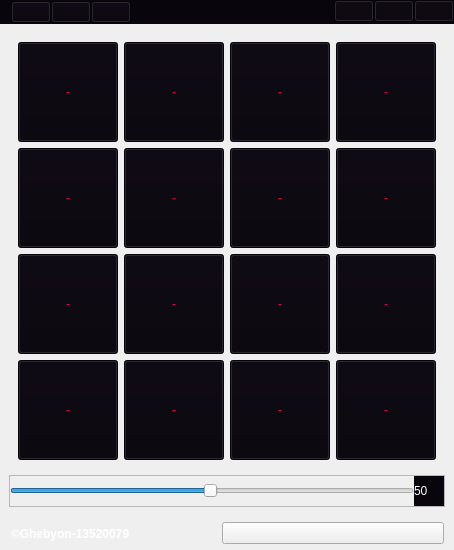
     <widget class="QFrame" name="main">
      <layout class="QVBoxLayout" name="verticalLayout">
       <property name="spacing">
        <number>0</number>
       </property>
       <property name="leftMargin">
        <number>0</number>
       </property>
       <property name="topMargin">
        <number>0</number>
       </property>
       <property name="rightMargin">
        <number>0</number>
       </property>
       <property name="bottomMargin">
        <number>0</number>
       </property>
       <item>
        <widget class="QFrame" name="headerFrame">
         <property name="sizePolicy">
          <sizepolicy hsizetype="Preferred" vsizetype="Preferred">
           <horstretch>0</horstretch>
           <verstretch>0</verstretch>
          </sizepolicy>
         </property>
         <property name="styleSheet">
          <string notr="true">background-color: rgb(9, 5, 13);</string>
         </property>
         <layout class="QHBoxLayout" name="horizontalLayout_2">
          <property name="spacing">
           <number>0</number>
          </property>
          <property name="leftMargin">
           <number>0</number>
          </property>
          <property name="topMargin">
           <number>0</number>
          </property>
          <property name="rightMargin">
           <number>0</number>
          </property>
          <property name="bottomMargin">
           <number>0</number>
          </property>
          <item alignment="Qt::AlignLeft">
           <widget class="QFrame" name="leftHeader">
            <property name="frameShape">
             <enum>QFrame::StyledPanel</enum>
            </property>
            <property name="frameShadow">
             <enum>QFrame::Raised</enum>
            </property>
            <layout class="QHBoxLayout" name="horizontalLayout_7">
             <property name="spacing">
              <number>0</number>
             </property>
             <property name="leftMargin">
              <number>0</number>
             </property>
             <property name="topMargin">
              <number>0</number>
             </property>
             <property name="rightMargin">
              <number>0</number>
             </property>
             <property name="bottomMargin">
              <number>0</number>
             </property>
             <item alignment="Qt::AlignLeft">
              <widget class="QFrame" name="unusedFrame"/>
             </item>
             <item alignment="Qt::AlignTop">
              <widget class="QFrame" name="socmedFrame">
               <layout class="QHBoxLayout" name="horizontalLayout_5">
                <property name="spacing">
                 <number>0</number>
                </property>
                <property name="leftMargin">
                 <number>10</number>
                </property>
                <property name="topMargin">
                 <number>0</number>
                </property>
                <property name="rightMargin">
                 <number>0</number>
                </property>
                <property name="bottomMargin">
                 <number>0</number>
                </property>
                <item>
                 <widget class="QPushButton" name="slideMenuButton">
                  <property name="cursor">
                   <cursorShape>PointingHandCursor</cursorShape>
                  </property>
                  <property name="text">
                   <string/>
                  </property>
                  <property name="icon">
                   <iconset resource="icons.qrc">
                    <normaloff>:/newPrefix/icons/align-left.svg</normaloff>:/newPrefix/icons/align-left.svg</iconset>
                  </property>
                  <property name="iconSize">
                   <size>
                    <width>32</width>
                    <height>32</height>
                   </size>
                  </property>
                 </widget>
                </item>
                <item>
                 <widget class="QPushButton" name="socmediaButton">
                  <property name="cursor">
                   <cursorShape>PointingHandCursor</cursorShape>
                  </property>
                  <property name="text">
                   <string/>
                  </property>
                  <property name="icon">
                   <iconset resource="icons.qrc">
                    <normaloff>:/newPrefix/icons/user.svg</normaloff>:/newPrefix/icons/user.svg</iconset>
                  </property>
                 </widget>
                </item>
                <item>
                 <widget class="QPushButton" name="githubButton">
                  <property name="cursor">
                   <cursorShape>PointingHandCursor</cursorShape>
                  </property>
                  <property name="text">
                   <string/>
                  </property>
                  <property name="icon">
                   <iconset resource="icons.qrc">
                    <normaloff>:/newPrefix/icons/github.svg</normaloff>:/newPrefix/icons/github.svg</iconset>
                  </property>
                 </widget>
                </item>
               </layout>
              </widget>
             </item>
            </layout>
           </widget>
          </item>
          <item alignment="Qt::AlignRight|Qt::AlignTop">
           <widget class="QWidget" name="widget" native="true">
            <layout class="QHBoxLayout" name="horizontalLayout_4" stretch="0,0,0">
             <property name="spacing">
              <number>0</number>
             </property>
             <property name="leftMargin">
              <number>0</number>
             </property>
             <property name="topMargin">
              <number>0</number>
             </property>
             <property name="rightMargin">
              <number>0</number>
             </property>
             <property name="bottomMargin">
              <number>0</number>
             </property>
             <item>
              <widget class="QPushButton" name="minimizeButton">
               <property name="cursor">
                <cursorShape>PointingHandCursor</cursorShape>
               </property>
               <property name="text">
                <string/>
               </property>
               <property name="icon">
                <iconset resource="icons.qrc">
                 <normaloff>:/newPrefix/icons/arrow-down-left.svg</normaloff>:/newPrefix/icons/arrow-down-left.svg</iconset>
               </property>
              </widget>
             </item>
             <item>
              <widget class="QPushButton" name="fullscreenButton">
               <property name="cursor">
                <cursorShape>PointingHandCursor</cursorShape>
               </property>
               <property name="text">
                <string/>
               </property>
               <property name="icon">
                <iconset resource="icons.qrc">
                 <normaloff>:/newPrefix/icons/maximize-2.svg</normaloff>:/newPrefix/icons/maximize-2.svg</iconset>
               </property>
              </widget>
             </item>
             <item>
              <widget class="QPushButton" name="quitButton">
               <property name="cursor">
                <cursorShape>PointingHandCursor</cursorShape>
               </property>
               <property name="text">
                <string/>
               </property>
               <property name="icon">
                <iconset resource="icons.qrc">
                 <normaloff>:/newPrefix/icons/x.svg</normaloff>:/newPrefix/icons/x.svg</iconset>
               </property>
              </widget>
             </item>
            </layout>
           </widget>
          </item>
         </layout>
        </widget>
       </item>
       <item>
        <widget class="QFrame" name="mainBody">
         <property name="sizePolicy">
          <sizepolicy hsizetype="Preferred" vsizetype="Expanding">
           <horstretch>0</horstretch>
           <verstretch>0</verstretch>
          </sizepolicy>
         </property>
         <layout class="QVBoxLayout" name="verticalLayout_9">
          <item>
           <widget class="QFrame" name="puzzleFrame">
            <property name="sizePolicy">
             <sizepolicy hsizetype="MinimumExpanding" vsizetype="Expanding">
              <horstretch>0</horstretch>
              <verstretch>0</verstretch>
             </sizepolicy>
            </property>
            <layout class="QVBoxLayout" name="verticalLayout_10">
             <item>
              <layout class="QGridLayout" name="gridLayout">
               <item row="2" column="0">
                <widget class="QPushButton" name="slot09">
                 <property name="sizePolicy">
                  <sizepolicy hsizetype="Expanding" vsizetype="Expanding">
                   <horstretch>0</horstretch>
                   <verstretch>0</verstretch>
                  </sizepolicy>
                 </property>
                 <property name="minimumSize">
                  <size>
                   <width>100</width>
                   <height>100</height>
                  </size>
                 </property>
                 <property name="maximumSize">
                  <size>
                   <width>99999</width>
                   <height>99999</height>
                  </size>
                 </property>
                 <property name="styleSheet">
                  <string notr="true">background-color: rgb(9, 5, 13);
font: 75 26pt &quot;Comic Sans MS&quot;;
color: rgb(230, 5, 64);</string>
                 </property>
                 <property name="text">
                  <string>-</string>
                 </property>
                </widget>
               </item>
               <item row="1" column="0">
                <widget class="QPushButton" name="slot05">
                 <property name="sizePolicy">
                  <sizepolicy hsizetype="Expanding" vsizetype="Expanding">
                   <horstretch>0</horstretch>
                   <verstretch>0</verstretch>
                  </sizepolicy>
                 </property>
                 <property name="minimumSize">
                  <size>
                   <width>100</width>
                   <height>100</height>
                  </size>
                 </property>
                 <property name="maximumSize">
                  <size>
                   <width>99999</width>
                   <height>99999</height>
                  </size>
                 </property>
                 <property name="styleSheet">
                  <string notr="true">background-color: rgb(9, 5, 13);
font: 75 26pt &quot;Comic Sans MS&quot;;
color: rgb(230, 5, 64);</string>
                 </property>
                 <property name="text">
                  <string>-</string>
                 </property>
                </widget>
               </item>
               <item row="0" column="2">
                <widget class="QPushButton" name="slot03">
                 <property name="sizePolicy">
                  <sizepolicy hsizetype="Expanding" vsizetype="Expanding">
                   <horstretch>0</horstretch>
                   <verstretch>0</verstretch>
                  </sizepolicy>
                 </property>
                 <property name="minimumSize">
                  <size>
                   <width>100</width>
                   <height>100</height>
                  </size>
                 </property>
                 <property name="maximumSize">
                  <size>
                   <width>99999</width>
                   <height>99999</height>
                  </size>
                 </property>
                 <property name="styleSheet">
                  <string notr="true">background-color: rgb(9, 5, 13);
font: 75 26pt &quot;Comic Sans MS&quot;;
color: rgb(230, 5, 64);</string>
                 </property>
                 <property name="text">
                  <string>-</string>
                 </property>
                </widget>
               </item>
               <item row="3" column="0">
                <widget class="QPushButton" name="slot13">
                 <property name="sizePolicy">
                  <sizepolicy hsizetype="Expanding" vsizetype="Expanding">
                   <horstretch>0</horstretch>
                   <verstretch>0</verstretch>
                  </sizepolicy>
                 </property>
                 <property name="minimumSize">
                  <size>
                   <width>100</width>
                   <height>100</height>
                  </size>
                 </property>
                 <property name="maximumSize">
                  <size>
                   <width>99999</width>
                   <height>99999</height>
                  </size>
                 </property>
                 <property name="styleSheet">
                  <string notr="true">background-color: rgb(9, 5, 13);
font: 75 26pt &quot;Comic Sans MS&quot;;
color: rgb(230, 5, 64);</string>
                 </property>
                 <property name="text">
                  <string>-</string>
                 </property>
                </widget>
               </item>
               <item row="3" column="1">
                <widget class="QPushButton" name="slot14">
                 <property name="sizePolicy">
                  <sizepolicy hsizetype="Expanding" vsizetype="Expanding">
                   <horstretch>0</horstretch>
                   <verstretch>0</verstretch>
                  </sizepolicy>
                 </property>
                 <property name="minimumSize">
                  <size>
                   <width>100</width>
                   <height>100</height>
                  </size>
                 </property>
                 <property name="maximumSize">
                  <size>
                   <width>99999</width>
                   <height>99999</height>
                  </size>
                 </property>
                 <property name="styleSheet">
                  <string notr="true">background-color: rgb(9, 5, 13);
font: 75 26pt &quot;Comic Sans MS&quot;;
color: rgb(230, 5, 64);</string>
                 </property>
                 <property name="text">
                  <string>-</string>
                 </property>
                </widget>
               </item>
               <item row="2" column="2">
                <widget class="QPushButton" name="slot11">
                 <property name="sizePolicy">
                  <sizepolicy hsizetype="Expanding" vsizetype="Expanding">
                   <horstretch>0</horstretch>
                   <verstretch>0</verstretch>
                  </sizepolicy>
                 </property>
                 <property name="minimumSize">
                  <size>
                   <width>100</width>
                   <height>100</height>
                  </size>
                 </property>
                 <property name="maximumSize">
                  <size>
                   <width>99999</width>
                   <height>99999</height>
                  </size>
                 </property>
                 <property name="styleSheet">
                  <string notr="true">background-color: rgb(9, 5, 13);
font: 75 26pt &quot;Comic Sans MS&quot;;
color: rgb(230, 5, 64);</string>
                 </property>
                 <property name="text">
                  <string>-</string>
                 </property>
                </widget>
               </item>
               <item row="0" column="1">
                <widget class="QPushButton" name="slot02">
                 <property name="sizePolicy">
                  <sizepolicy hsizetype="Expanding" vsizetype="Expanding">
                   <horstretch>0</horstretch>
                   <verstretch>0</verstretch>
                  </sizepolicy>
                 </property>
                 <property name="minimumSize">
                  <size>
                   <width>100</width>
                   <height>100</height>
                  </size>
                 </property>
                 <property name="maximumSize">
                  <size>
                   <width>99999</width>
                   <height>99999</height>
                  </size>
                 </property>
                 <property name="styleSheet">
                  <string notr="true">background-color: rgb(9, 5, 13);
font: 75 26pt &quot;Comic Sans MS&quot;;
color: rgb(230, 5, 64);</string>
                 </property>
                 <property name="text">
                  <string>-</string>
                 </property>
                </widget>
               </item>
               <item row="3" column="2">
                <widget class="QPushButton" name="slot15">
                 <property name="sizePolicy">
                  <sizepolicy hsizetype="Expanding" vsizetype="Expanding">
                   <horstretch>0</horstretch>
                   <verstretch>0</verstretch>
                  </sizepolicy>
                 </property>
                 <property name="minimumSize">
                  <size>
                   <width>100</width>
                   <height>100</height>
                  </size>
                 </property>
                 <property name="maximumSize">
                  <size>
                   <width>99999</width>
                   <height>99999</height>
                  </size>
                 </property>
                 <property name="styleSheet">
                  <string notr="true">background-color: rgb(9, 5, 13);
font: 75 26pt &quot;Comic Sans MS&quot;;
color: rgb(230, 5, 64);</string>
                 </property>
                 <property name="text">
                  <string>-</string>
                 </property>
                </widget>
               </item>
               <item row="1" column="1">
                <widget class="QPushButton" name="slot06">
                 <property name="sizePolicy">
                  <sizepolicy hsizetype="Expanding" vsizetype="Expanding">
                   <horstretch>0</horstretch>
                   <verstretch>0</verstretch>
                  </sizepolicy>
                 </property>
                 <property name="minimumSize">
                  <size>
                   <width>100</width>
                   <height>100</height>
                  </size>
                 </property>
                 <property name="maximumSize">
                  <size>
                   <width>99999</width>
                   <height>99999</height>
                  </size>
                 </property>
                 <property name="styleSheet">
                  <string notr="true">background-color: rgb(9, 5, 13);
font: 75 26pt &quot;Comic Sans MS&quot;;
color: rgb(230, 5, 64);</string>
                 </property>
                 <property name="text">
                  <string>-</string>
                 </property>
                </widget>
               </item>
               <item row="2" column="1">
                <widget class="QPushButton" name="slot10">
                 <property name="sizePolicy">
                  <sizepolicy hsizetype="Expanding" vsizetype="Expanding">
                   <horstretch>0</horstretch>
                   <verstretch>0</verstretch>
                  </sizepolicy>
                 </property>
                 <property name="minimumSize">
                  <size>
                   <width>100</width>
                   <height>100</height>
                  </size>
                 </property>
                 <property name="maximumSize">
                  <size>
                   <width>99999</width>
                   <height>99999</height>
                  </size>
                 </property>
                 <property name="styleSheet">
                  <string notr="true">background-color: rgb(9, 5, 13);
font: 75 26pt &quot;Comic Sans MS&quot;;
color: rgb(230, 5, 64);</string>
                 </property>
                 <property name="text">
                  <string>-</string>
                 </property>
                </widget>
               </item>
               <item row="1" column="3">
                <widget class="QPushButton" name="slot08">
                 <property name="sizePolicy">
                  <sizepolicy hsizetype="Expanding" vsizetype="Expanding">
                   <horstretch>0</horstretch>
                   <verstretch>0</verstretch>
                  </sizepolicy>
                 </property>
                 <property name="minimumSize">
                  <size>
                   <width>100</width>
                   <height>100</height>
                  </size>
                 </property>
                 <property name="maximumSize">
                  <size>
                   <width>99999</width>
                   <height>99999</height>
                  </size>
                 </property>
                 <property name="styleSheet">
                  <string notr="true">background-color: rgb(9, 5, 13);
font: 75 26pt &quot;Comic Sans MS&quot;;
color: rgb(230, 5, 64);</string>
                 </property>
                 <property name="text">
                  <string>-</string>
                 </property>
                </widget>
               </item>
               <item row="0" column="3">
                <widget class="QPushButton" name="slot04">
                 <property name="sizePolicy">
                  <sizepolicy hsizetype="Expanding" vsizetype="Expanding">
                   <horstretch>0</horstretch>
                   <verstretch>0</verstretch>
                  </sizepolicy>
                 </property>
                 <property name="minimumSize">
                  <size>
                   <width>100</width>
                   <height>100</height>
                  </size>
                 </property>
                 <property name="maximumSize">
                  <size>
                   <width>99999</width>
                   <height>99999</height>
                  </size>
                 </property>
                 <property name="styleSheet">
                  <string notr="true">background-color: rgb(9, 5, 13);
font: 75 26pt &quot;Comic Sans MS&quot;;
color: rgb(230, 5, 64);</string>
                 </property>
                 <property name="text">
                  <string>-</string>
                 </property>
                </widget>
               </item>
               <item row="1" column="2">
                <widget class="QPushButton" name="slot07">
                 <property name="sizePolicy">
                  <sizepolicy hsizetype="Expanding" vsizetype="Expanding">
                   <horstretch>0</horstretch>
                   <verstretch>0</verstretch>
                  </sizepolicy>
                 </property>
                 <property name="minimumSize">
                  <size>
                   <width>100</width>
                   <height>100</height>
                  </size>
                 </property>
                 <property name="maximumSize">
                  <size>
                   <width>99999</width>
                   <height>99999</height>
                  </size>
                 </property>
                 <property name="styleSheet">
                  <string notr="true">background-color: rgb(9, 5, 13);
font: 75 26pt &quot;Comic Sans MS&quot;;
color: rgb(230, 5, 64);</string>
                 </property>
                 <property name="text">
                  <string>-</string>
                 </property>
                </widget>
               </item>
               <item row="3" column="3">
                <widget class="QPushButton" name="slot16">
                 <property name="sizePolicy">
                  <sizepolicy hsizetype="Expanding" vsizetype="Expanding">
                   <horstretch>0</horstretch>
                   <verstretch>0</verstretch>
                  </sizepolicy>
                 </property>
                 <property name="minimumSize">
                  <size>
                   <width>100</width>
                   <height>100</height>
                  </size>
                 </property>
                 <property name="maximumSize">
                  <size>
                   <width>99999</width>
                   <height>99999</height>
                  </size>
                 </property>
                 <property name="styleSheet">
                  <string notr="true">background-color: rgb(9, 5, 13);
font: 75 26pt &quot;Comic Sans MS&quot;;
color: rgb(230, 5, 64);</string>
                 </property>
                 <property name="text">
                  <string>-</string>
                 </property>
                </widget>
               </item>
               <item row="0" column="0">
                <widget class="QPushButton" name="slot01">
                 <property name="sizePolicy">
                  <sizepolicy hsizetype="Expanding" vsizetype="Expanding">
                   <horstretch>0</horstretch>
                   <verstretch>0</verstretch>
                  </sizepolicy>
                 </property>
                 <property name="minimumSize">
                  <size>
                   <width>100</width>
                   <height>100</height>
                  </size>
                 </property>
                 <property name="maximumSize">
                  <size>
                   <width>99999</width>
                   <height>99999</height>
                  </size>
                 </property>
                 <property name="sizeIncrement">
                  <size>
                   <width>2</width>
                   <height>2</height>
                  </size>
                 </property>
                 <property name="baseSize">
                  <size>
                   <width>100</width>
                   <height>100</height>
                  </size>
                 </property>
                 <property name="styleSheet">
                  <string notr="true">background-color: rgb(9, 5, 13);
font: 75 26pt &quot;Comic Sans MS&quot;;
color: rgb(230, 5, 64);</string>
                 </property>
                 <property name="text">
                  <string>-</string>
                 </property>
                </widget>
               </item>
               <item row="2" column="3">
                <widget class="QPushButton" name="slot12">
                 <property name="sizePolicy">
                  <sizepolicy hsizetype="Expanding" vsizetype="Expanding">
                   <horstretch>0</horstretch>
                   <verstretch>0</verstretch>
                  </sizepolicy>
                 </property>
                 <property name="minimumSize">
                  <size>
                   <width>100</width>
                   <height>100</height>
                  </size>
                 </property>
                 <property name="maximumSize">
                  <size>
                   <width>99999</width>
                   <height>99999</height>
                  </size>
                 </property>
                 <property name="styleSheet">
                  <string notr="true">background-color: rgb(9, 5, 13);
font: 75 26pt &quot;Comic Sans MS&quot;;
color: rgb(230, 5, 64);</string>
                 </property>
                 <property name="text">
                  <string>-</string>
                 </property>
                </widget>
               </item>
              </layout>
             </item>
            </layout>
           </widget>
          </item>
          <item>
           <widget class="QFrame" name="sliderFrame">
            <property name="frameShape">
             <enum>QFrame::StyledPanel</enum>
            </property>
            <property name="frameShadow">
             <enum>QFrame::Raised</enum>
            </property>
            <layout class="QHBoxLayout" name="horizontalLayout_10">
             <property name="spacing">
              <number>0</number>
             </property>
             <property name="leftMargin">
              <number>0</number>
             </property>
             <property name="topMargin">
              <number>0</number>
             </property>
             <property name="rightMargin">
              <number>0</number>
             </property>
             <property name="bottomMargin">
              <number>0</number>
             </property>
             <item>
              <widget class="QSlider" name="fastSlider">
               <property name="cursor">
                <cursorShape>OpenHandCursor</cursorShape>
               </property>
               <property name="minimum">
                <number>1</number>
               </property>
               <property name="maximum">
                <number>100</number>
               </property>
               <property name="value">
                <number>50</number>
               </property>
               <property name="sliderPosition">
                <number>50</number>
               </property>
               <property name="orientation">
                <enum>Qt::Horizontal</enum>
               </property>
               <property name="tickInterval">
                <number>1</number>
               </property>
              </widget>
             </item>
             <item alignment="Qt::AlignRight">
              <widget class="QLabel" name="sliderValue">
               <property name="minimumSize">
                <size>
                 <width>30</width>
                 <height>30</height>
                </size>
               </property>
               <property name="maximumSize">
                <size>
                 <width>40</width>
                 <height>40</height>
                </size>
               </property>
               <property name="sizeIncrement">
                <size>
                 <width>1</width>
                 <height>1</height>
                </size>
               </property>
               <property name="baseSize">
                <size>
                 <width>30</width>
                 <height>30</height>
                </size>
               </property>
               <property name="styleSheet">
                <string notr="true">background-color: rgb(9, 5, 13);
color: rgb(255, 255, 255);
font: 75 12pt &quot;MS Shell Dlg 2&quot;;</string>
               </property>
               <property name="text">
                <string>50</string>
               </property>
               <property name="wordWrap">
                <bool>false</bool>
               </property>
               <property name="margin">
                <number>0</number>
               </property>
               <property name="indent">
                <number>-1</number>
               </property>
              </widget>
             </item>
            </layout>
           </widget>
          </item>
         </layout>
        </widget>
       </item>
       <item alignment="Qt::AlignBottom">
        <widget class="QFrame" name="footerFrame">
         <layout class="QHBoxLayout" name="horizontalLayout_3">
          <property name="spacing">
           <number>0</number>
          </property>
          <property name="leftMargin">
           <number>0</number>
          </property>
          <property name="topMargin">
           <number>0</number>
          </property>
          <property name="rightMargin">
           <number>0</number>
          </property>
          <property name="bottomMargin">
           <number>0</number>
          </property>
          <item>
           <widget class="QFrame" name="frame_6">
            <layout class="QVBoxLayout" name="verticalLayout_2">
             <property name="leftMargin">
              <number>11</number>
             </property>
             <property name="topMargin">
              <number>11</number>
             </property>
             <item>
              <widget class="QLabel" name="copyRightLabel">
               <property name="font">
                <font>
                 <weight>75</weight>
                 <bold>true</bold>
                </font>
               </property>
               <property name="styleSheet">
                <string notr="true">color: rgb(255, 255, 255);</string>
               </property>
               <property name="text">
                <string>©Ghebyon-13520079</string>
               </property>
               <property name="wordWrap">
                <bool>false</bool>
               </property>
              </widget>
             </item>
            </layout>
           </widget>
          </item>
          <item>
           <widget class="QFrame" name="inputFileFrame">
            <layout class="QVBoxLayout" name="verticalLayout_3">
             <property name="spacing">
              <number>0</number>
             </property>
             <property name="leftMargin">
              <number>0</number>
             </property>
             <property name="topMargin">
              <number>0</number>
             </property>
             <property name="rightMargin">
              <number>0</number>
             </property>
             <property name="bottomMargin">
              <number>0</number>
             </property>
             <item>
              <widget class="QPushButton" name="inputFileTxtButton">
               <property name="cursor">
                <cursorShape>PointingHandCursor</cursorShape>
               </property>
               <property name="text">
                <string/>
               </property>
               <property name="icon">
                <iconset resource="icons.qrc">
                 <normaloff>:/newPrefix/icons/file.svg</normaloff>:/newPrefix/icons/file.svg</iconset>
               </property>
              </widget>
             </item>
            </layout>
           </widget>
          </item>
          <item>
           <widget class="QFrame" name="unusedFrame2">
            <property name="minimumSize">
             <size>
              <width>10</width>
              <height>10</height>
             </size>
            </property>
            <property name="maximumSize">
             <size>
              <width>10</width>
              <height>10</height>
             </size>
            </property>
           </widget>
          </item>
         </layout>
        </widget>
       </item>
      </layout>
     </widget>
